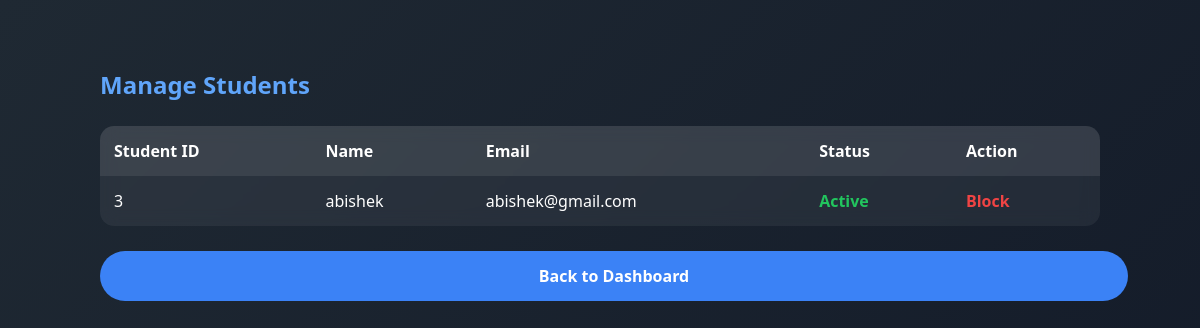
Screenshot of /manage-students (signed in) with the database file from the repository.
### controller/models.py (models this page shows)
class Student(db.Model):
    __tablename__ = 'student'
    student_id = db.Column(db.Integer, primary_key=True)
    user_id = db.Column(db.Integer, db.ForeignKey('user.user_id'), nullable=False)
    flag = db.Column(db.Boolean, default=False)

class User(db.Model):
    __tablename__ = 'user'
    user_id = db.Column(db.Integer, primary_key=True, autoincrement=True)
    username = db.Column(db.String(80), unique=True, nullable=False)
    email = db.Column(db.String(120), unique=True, nullable=False)
    password_hash = db.Column(db.String(128), nullable=False)
    profile_pic = db.Column(db.String(255), default='default.png')   # ✅ ADD THIS
    roles = db.relationship('Role', secondary = 'user_role', backref = db.backref('users', lazy = True, uselist = False))
    student_details = db.relationship('Student', backref = 'user', lazy = True, uselist = False)
    staff_details = db.relationship('Staff', backref = 'user', lazy = True, uselist = False)

### main.py (the view)
@app.route('/manage-students')
def manage_students():
    if session.get('role') != 'staff':
        return redirect(url_for('login'))
    students = (
        db.session.query(Student, User)
        .join(User, Student.user_id == User.user_id)
        .all()
    )
    return render_template('manage_students.html', students=students)

### templates/manage_students.html (shortened to what this page needs)
<!DOCTYPE html>
<html>
<head>
</head>
<body>
<div class="container">
    <h2>Manage Students</h2>
    <table>
        <tr>
            <th>Student ID</th>
            <th>Name</th>
            <th>Email</th>
            <th>Status</th>
            <th>Action</th>
        </tr>
        {% for s, u in students %}
        <tr>
            <td>{{ u.user_id }}</td>
            <td>{{ u.username }}</td>
            <td>{{ u.email }}</td>
            <td>
                {% if s.flag %}
                    <span style="color:#ef4444;font-weight:600;">Blocked</span>
                {% else %}
                    <span style="color:#22c55e;font-weight:600;">Active</span>
                {% endif %}
            </td>
            <td>
                {% if s.flag %}
                    <a class="unblock" href="{{ url_for('unblock_student', student_id=s.student_id) }}">
                        Unblock
                    </a>
                {% else %}
                    <a class="block" href="{{ url_for('block_student', student_id=s.student_id) }}">
                        Block
                    </a>
                {% endif %}
            </td>
        </tr>
        {% endfor %}
    </table>
    <a href="{{ url_for('staff_dashboard') }}" class="back">Back to Dashboard</a>
</div>
</body>
</html>

### templates/manage_students.html (style rules this page uses)
body { min-height:100vh; background:linear-gradient(135deg,#1f2933,#111827); color:#fff; font-family:'Segoe UI'; padding:40px; }
.container { max-width:1000px; margin:auto; }
h2 { color:#60a5fa; margin-bottom:25px; }
table { width:100%; border-collapse:collapse; background:rgba(255,255,255,0.06); backdrop-filter:blur(8px); border-radius:14px; overflow:hidden; }
th,td { padding:14px; text-align:left; }
th { background:rgba(255,255,255,0.08); }
.block { color:#ef4444; font-weight:600; text-decoration:none; }
.back { margin-top:25px; display:block; width:100%; text-align:center; padding:14px; border-radius:25px; background:#3b82f6; color:white; text-decoration:none; font-weight:600; }

### rows the page displays
Student: user_id "3", username "abishek", email "abishek@gmail.com", flag "Active"
